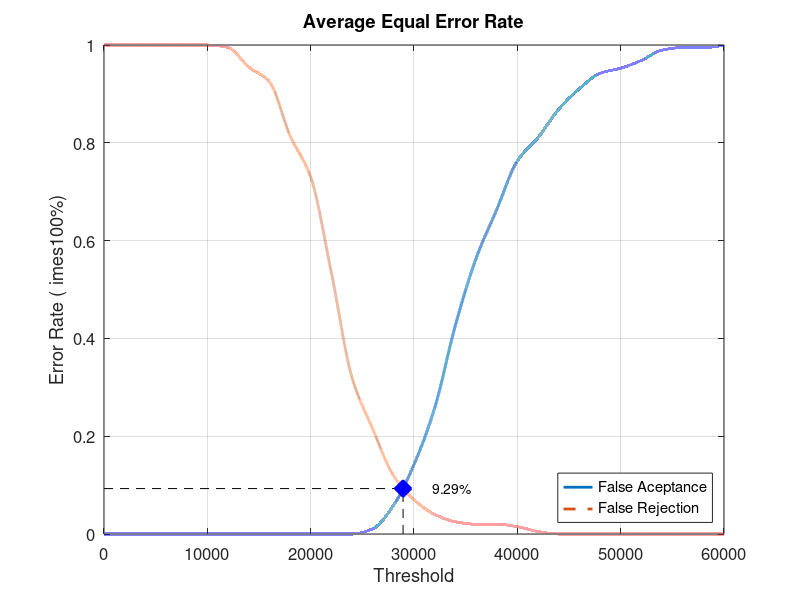
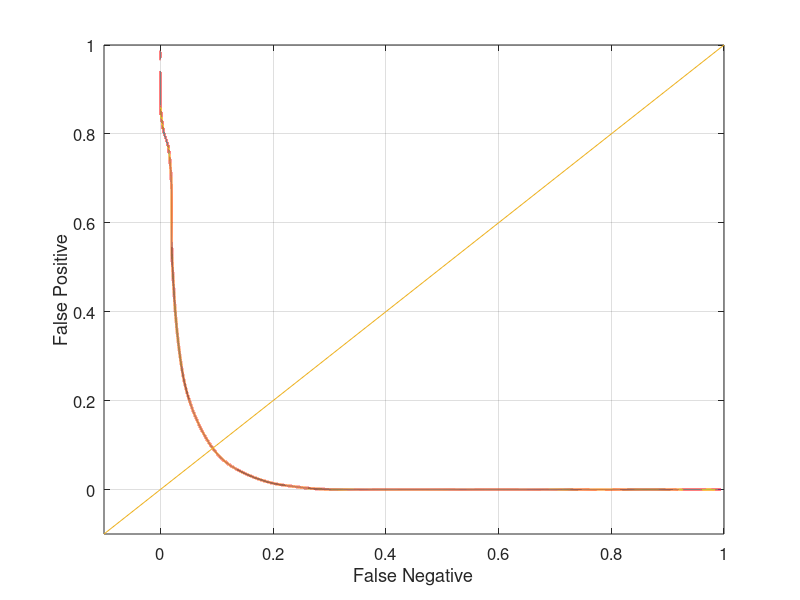

MATLAB code for these plots, in order:
close all;
clear;
clc;
x = 0:2000:60000;
xq = 0:0.5:60000;

y0 = [0 0 0 0 0 0 0 0 0 0 0 0 0 0.0105263 0.0578947 0.142105 0.257895 0.426316 0.563158 0.663158 0.763158 0.810526 0.868421 0.910526 0.942105 0.952632 0.968421 0.989474 0.994737 0.994737 1]
yy0 = interp1(x, y0, xq, 'pchip');
y1 = [1 1 1 1 1 1 0.995 0.955 0.925 0.815 0.73 0.535 0.32 0.215 0.12 0.07 0.04 0.025 0.02 0.02 0.015 0.005 0 0 0 0 0 0 0 0 0]
yy1 = interp1(x, y1, xq, 'pchip');

% Calculating EER: 
y2 = abs(y0 - y1);
find(y2 == min(y2))
yy2 = abs(yy0 - yy1);
xEER = find(yy2 == min(yy2));
xEERIndex = xq(xEER) % X-axis EER
yEER = yy0(xEER) % Y-axis EER

main = figure
plot(xq, yy0,'-','LineWidth', 2);	hold on
plot(xq, yy1,'--','LineWidth', 2);	hold on
plot([xEERIndex xEERIndex], [0 yEER], 'k--');	hold on
plot([0 xEERIndex], [yEER yEER], 'k--');	hold on
plot(xEERIndex, yEER, 'bx', 'LineWidth', 10);	hold on
text(xEERIndex + 10 * xEERIndex / 100, yEER, [num2str(round((10000 * yEER)) / 100) '%'])
legend('False Aceptance', 'False Rejection', 'Location', 'SouthEast')
xlabel('Threshold')
ylabel('Error Rate (	imes100%)')
title('Average Equal Error Rate')
set(gca, 'FontSize', 12)
axis([0 60000 0 1])
grid on

print(main, 'Database4_3Main', '-dpng');
FNRxFPR = figure('Color', [1 1 1]);
plot(yy1, yy0, '-', yy1, yy0, 'LineWidth', 2);
hold on
y = -0.1:0.1:1
plot(y, y); 
set(gca, 'FontSize', 12)
xlabel('False Negative')
ylabel('False Positive')
axis([-0.1 1 -0.1 1])
set(gca, 'FontSize', 12)
grid on

print(FNRxFPR, 'Database4_3FNRxFPR','-dpng');
